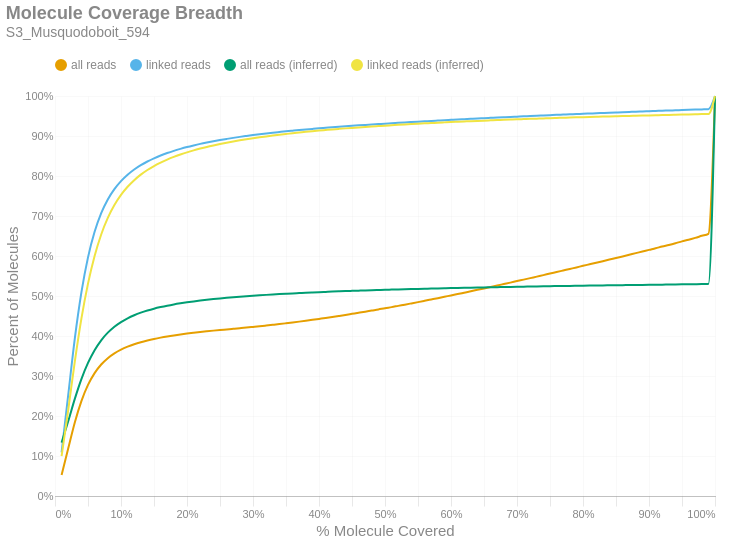

The cell this chart's notebook holds for it:
### Markdown cell above
### Molecule Read Coverage
This chart shows molecule coverage breadth as computed by the number of bases aligned to that molecule. In other words, "*how much of each unique long molecule is actually sequenced/aligned?*" Keep in mind there is a distinction between sequences and alignments, since some sequences belonging to a particular molecule may not align well and wouldn't appear in the alignment data. This chart also shows molecule coverage breadth as computed by the *inferred fragment* from which the aligned sequences originate. Unlike read coverage, this calculation takes into account the total insert size, including unsequenced gaps between the forward and reverse reads. Like the previous figures, these are cumulative percents.

### Code cell
if SKIPLR:
    print_html(f"Skipped")
else:
    binned_df = consolidated_hist(valids['coverage_bp'], mask, 0.01, True)
    binned_df_inf = consolidated_hist(valids['coverage_inserts'], mask, 0.01, True)
    binned_df = binned_df.with_columns(pl.lit(binned_df_inf['all reads (cumsum)']).alias('all reads (inferred)'))
    binned_df = binned_df.with_columns(pl.lit(binned_df_inf['linked reads (cumsum)']).alias('linked reads (inferred)'))
    binned_df = binned_df.with_columns(
        (pl.col('bin').cast(pl.Float64) + 0.01).alias('right_edge')
    )

    with SafeRender(binned_df):
        (
            density_plot(binned_df, 'Molecule Coverage Breadth', samplename, 'molcov', ['all reads (inferred)','linked reads (inferred)'])
            .encode(
                #x=alt.X('bin:Q', title="% Molecule Covered").axis(format = '%').scale(padding=0),
                x=alt.X('right_edge:Q', title="% Molecule Covered").axis(format='%').scale(padding=0),
                y=alt.Y('value:Q', title='Percent of Molecules')
                    .axis(format='%')
                    .stack(False)
                    .scale(domainMin=0, padding=0),
                color=alt.Color("key:N").scale(domain = ["all reads", "linked reads", "all reads (inferred)", "linked reads (inferred)"]),
                tooltip = [
                    alt.Tooltip("key:N", title = "Data Type"),
                    alt.Tooltip("range_label:N", title="% Molecule Covered"),
                    alt.Tooltip("value:Q", format = ".2%", title="% Molecules")
                ]
            )
        ).display()

### Figure 1 — Vega-Lite specification as saved in the notebook (floating-point values rounded to 4 significant figures)
{"width": "container", "height": 400, "config": {"title": {"anchor": "start", "dy": -15, "fontSize": 18, "color": "#888888", "subtitleColor": "#888888", "subtitleFontSize": 14}, "arc": {"fill": "#0072B2"}, "axis": {"domainColor": "#888888", "domainWidth": 0.5, "gridWidth": 0.2, "grid": false, "titleFontWeight": 400, "titleFontSize": 15, "labelFontSize": 11, "labelColor": "#888888", "tickColor": "#888888", "tickWidth": 0.2, "titleColor": "#888888"}, "axisBand": {"grid": false}, "axisX": {"grid": true, "tickSize": 10, "domainCap": "round"}, "axisY": {"domain": false, "grid": true, "tickSize": 0, "domainCap": "round"}, "background": "transparent", "header": {"labelFontSize": 15, "labelColor": "#888888", "titleFontSize": 15, "titleFontWeight": 600, "titleColor": "#888888"}, "legend": {"labelFont": "sans-serif", "labelFontSize": 12, "labelColor": "#888888", "symbolSize": 100, "symbolType": "circle", "titleFontSize": 12, "titlePadding": 10, "titleColor": "#888888", "title": null, "orient": "top"}, "range": {"category": ["#E69F00", "#56B4E9", "#009E73", "#F0E442", "#0072B2", "#D55E00", "#CC79A7", "#000000"], "diverging": ["#cfe8f3", "#a2d4ec", "#73bfe2", "#46abdb", "#1696d2", "#12719e"]}, "area": {"fill": "#0072B2", "fillOpacity": 0.7, "line": true, "strokeOpacity": 0.7}, "line": {"color": "#0072B2", "stroke": "#0072B2", "strokeWidth": 2}, "trail": {"color": "#0072B2", "stroke": "#0072B2", "strokeWidth": 0, "size": 1}, "point": {"filled": true, "fillOpacity": 1.0, "size": 95}, "text": {"color": "#888888", "fontSize": 11, "align": "right", "fontWeight": 400, "size": 11}, "bar": {"fill": "#0072B2", "stroke": null}, "view": {"stroke": null, "continuousWidth": 660, "continuousHeight": 400}}, "data": {"name": "data-b139c8f68b10a690700d97691891898a"}, "mark": {"type": "line", "interpolate": "monotone", "point": {"opacity": 0, "size": 275}}, "encoding": {"color": {"field": "key", "scale": {"domain": ["all reads", "linked reads", "all reads (inferred)", "linked reads (inferred)"]}, "type": "nominal"}, "tooltip": [{"field": "key", "title": "Data Type", "type": "nominal"}, {"field": "range_label", "title": "% Molecule Covered", "type": "nominal"}, {"field": "value", "format": ".2%", "title": "% Molecules", "type": "quantitative"}], "x": {"axis": {"format": "%"}, "field": "right_edge", "scale": {"padding": 0}, "title": "% Molecule Covered", "type": "quantitative"}, "y": {"axis": {"format": "%"}, "field": "value", "scale": {"domainMin": 0, "padding": 0}, "stack": false, "title": "Percent of Molecules", "type": "quantitative"}}, "params": [{"name": "param_c36ac31b6afebe62", "select": {"type": "point", "fields": ["key"]}, "bind": "legend"}], "title": {"text": "Molecule Coverage Breadth", "subtitle": "S3_Musquodoboit_594"}, "transform": [{"fold": ["all reads (cumsum)", "linked reads (cumsum)", "all reads (inferred)", "linked reads (inferred)"]}, {"calculate": "replace(datum.key, ' (cumsum)', '')", "as": "key"}, {"filter": {"param": "param_c36ac31b6afebe62"}}], "usermeta": {"embedOptions": {"downloadFileName": "S3_Musquodoboit_594.molcov"}}, "$schema": "https://vega.github.io/schema/vega-lite/v6.1.0.json", "datasets": {"data-b139c8f68b10a690700d97691891898a": [{"bin": "0.0", "interval": "0.0-0.01", "all reads": 0.05232, "linked reads": 0.1092, "all reads (cumsum)": 0.05232, "linked reads (cumsum)": 0.1092, "range_label": "0.0-0.01", "all reads (inferred)": 0.1334, "linked reads (inferred)": 0.09963, "right_edge": 0.01}, {"bin": "0.01", "interval": "0.01-0.02", "all reads": 0.06629, "linked reads": 0.143, "all reads (cumsum)": 0.1186, "linked reads (cumsum)": 0.2521, "range_label": "0.01-0.02", "all reads (inferred)": 0.1869, "linked reads (inferred)": 0.2148, "right_edge": 0.02}, {"bin": "0.02", "interval": "0.02-0.03", "all reads": 0.06527, "linked reads": 0.1413, "all reads (cumsum)": 0.1839, "linked reads (cumsum)": 0.3934, "range_label": "0.02-0.03", "all reads (inferred)": 0.2427, "linked reads (inferred)": 0.3359, "right_edge": 0.03}, {"bin": "0.03", "interval": "0.03-0.04", "all reads": 0.05333, "linked reads": 0.1155, "all reads (cumsum)": 0.2372, "linked reads (cumsum)": 0.509, "range_label": "0.03-0.04", "all reads (inferred)": 0.2923, "linked reads (inferred)": 0.4434, "right_edge": 0.04}, {"bin": "0.04", "interval": "0.04-0.05", "all reads": 0.04045, "linked reads": 0.08762, "all reads (cumsum)": 0.2777, "linked reads (cumsum)": 0.5966, "range_label": "0.04-0.05", "all reads (inferred)": 0.3327, "linked reads (inferred)": 0.531, "right_edge": 0.05}, {"bin": "0.05", "interval": "0.05-0.06", "all reads": 0.02948, "linked reads": 0.06382, "all reads (cumsum)": 0.3071, "linked reads (cumsum)": 0.6604, "range_label": "0.05-0.06", "all reads (inferred)": 0.3645, "linked reads (inferred)": 0.6, "right_edge": 0.06}, {"bin": "0.06", "interval": "0.06-0.07", "all reads": 0.02159, "linked reads": 0.04671, "all reads (cumsum)": 0.3287, "linked reads (cumsum)": 0.7071, "range_label": "0.06-0.07", "all reads (inferred)": 0.3893, "linked reads (inferred)": 0.6538, "right_edge": 0.07}, {"bin": "0.07", "interval": "0.07-0.08", "all reads": 0.01586, "linked reads": 0.03426, "all reads (cumsum)": 0.3446, "linked reads (cumsum)": 0.7414, "range_label": "0.07-0.08", "all reads (inferred)": 0.4084, "linked reads (inferred)": 0.6953, "right_edge": 0.08}, {"bin": "0.08", "interval": "0.08-0.09", "all reads": 0.01198, "linked reads": 0.0258, "all reads (cumsum)": 0.3566, "linked reads (cumsum)": 0.7672, "range_label": "0.08-0.09", "all reads (inferred)": 0.4232, "linked reads (inferred)": 0.7275, "right_edge": 0.09}, {"bin": "0.09", "interval": "0.09-0.1", "all reads": 0.00935, "linked reads": 0.02012, "all reads (cumsum)": 0.3659, "linked reads (cumsum)": 0.7873, "range_label": "0.09-0.1", "all reads (inferred)": 0.4349, "linked reads (inferred)": 0.7527, "right_edge": 0.1}, {"bin": "0.1", "interval": "0.1-0.11", "all reads": 0.007408, "linked reads": 0.01588, "all reads (cumsum)": 0.3733, "linked reads (cumsum)": 0.8032, "range_label": "0.1-0.11", "all reads (inferred)": 0.4443, "linked reads (inferred)": 0.7731, "right_edge": 0.11}, {"bin": "0.11", "interval": "0.11-0.12", "all reads": 0.006133, "linked reads": 0.0131, "all reads (cumsum)": 0.3795, "linked reads (cumsum)": 0.8163, "range_label": "0.11-0.12", "all reads (inferred)": 0.452, "linked reads (inferred)": 0.7896, "right_edge": 0.12}, {"bin": "0.12", "interval": "0.12-0.13", "all reads": 0.005081, "linked reads": 0.01084, "all reads (cumsum)": 0.3845, "linked reads (cumsum)": 0.8271, "range_label": "0.12-0.13", "all reads (inferred)": 0.4584, "linked reads (inferred)": 0.8035, "right_edge": 0.13}, {"bin": "0.13", "interval": "0.13-0.14", "all reads": 0.004287, "linked reads": 0.009125, "all reads (cumsum)": 0.3888, "linked reads (cumsum)": 0.8362, "range_label": "0.13-0.14", "all reads (inferred)": 0.4637, "linked reads (inferred)": 0.815, "right_edge": 0.14}, {"bin": "0.14", "interval": "0.14-0.15", "all reads": 0.003752, "linked reads": 0.007963, "all reads (cumsum)": 0.3926, "linked reads (cumsum)": 0.8442, "range_label": "0.14-0.15", "all reads (inferred)": 0.4683, "linked reads (inferred)": 0.8249, "right_edge": 0.15}, {"bin": "0.15", "interval": "0.15-0.16", "all reads": 0.003323, "linked reads": 0.00701, "all reads (cumsum)": 0.3959, "linked reads (cumsum)": 0.8512, "range_label": "0.15-0.16", "all reads (inferred)": 0.4723, "linked reads (inferred)": 0.8334, "right_edge": 0.16}, {"bin": "0.16", "interval": "0.16-0.17", "all reads": 0.002958, "linked reads": 0.006205, "all reads (cumsum)": 0.3989, "linked reads (cumsum)": 0.8574, "range_label": "0.16-0.17", "all reads (inferred)": 0.4758, "linked reads (inferred)": 0.841, "right_edge": 0.17}, {"bin": "0.17", "interval": "0.17-0.18", "all reads": 0.002638, "linked reads": 0.005502, "all reads (cumsum)": 0.4015, "linked reads (cumsum)": 0.8629, "range_label": "0.17-0.18", "all reads (inferred)": 0.4789, "linked reads (inferred)": 0.8477, "right_edge": 0.18}, {"bin": "0.18", "interval": "0.18-0.19", "all reads": 0.002387, "linked reads": 0.004943, "all reads (cumsum)": 0.4039, "linked reads (cumsum)": 0.8679, "range_label": "0.18-0.19", "all reads (inferred)": 0.4817, "linked reads (inferred)": 0.8537, "right_edge": 0.19}, {"bin": "0.19", "interval": "0.19-0.2", "all reads": 0.002223, "linked reads": 0.00456, "all reads (cumsum)": 0.4061, "linked reads (cumsum)": 0.8724, "range_label": "0.19-0.2", "all reads (inferred)": 0.4842, "linked reads (inferred)": 0.8592, "right_edge": 0.2}, {"bin": "0.2", "interval": "0.2-0.21", "all reads": 0.002004, "linked reads": 0.004069, "all reads (cumsum)": 0.4081, "linked reads (cumsum)": 0.8765, "range_label": "0.2-0.21", "all reads (inferred)": 0.4865, "linked reads (inferred)": 0.8641, "right_edge": 0.21}, {"bin": "0.21", "interval": "0.21-0.22", "all reads": 0.001901, "linked reads": 0.003801, "all reads (cumsum)": 0.41, "linked reads (cumsum)": 0.8803, "range_label": "0.21-0.22", "all reads (inferred)": 0.4886, "linked reads (inferred)": 0.8685, "right_edge": 0.22}, {"bin": "0.22", "interval": "0.22-0.23", "all reads": 0.001744, "linked reads": 0.003447, "all reads (cumsum)": 0.4118, "linked reads (cumsum)": 0.8837, "range_label": "0.22-0.23", "all reads (inferred)": 0.4905, "linked reads (inferred)": 0.8727, "right_edge": 0.23}, {"bin": "0.23", "interval": "0.23-0.24", "all reads": 0.001672, "linked reads": 0.003232, "all reads (cumsum)": 0.4134, "linked reads (cumsum)": 0.887, "range_label": "0.23-0.24", "all reads (inferred)": 0.4923, "linked reads (inferred)": 0.8765, "right_edge": 0.24}, {"bin": "0.24", "interval": "0.24-0.25", "all reads": 0.001565, "linked reads": 0.002979, "all reads (cumsum)": 0.415, "linked reads (cumsum)": 0.89, "range_label": "0.24-0.25", "all reads (inferred)": 0.494, "linked reads (inferred)": 0.8801, "right_edge": 0.25}, {"bin": "0.25", "interval": "0.25-0.26", "all reads": 0.001469, "linked reads": 0.002705, "all reads (cumsum)": 0.4165, "linked reads (cumsum)": 0.8927, "range_label": "0.25-0.26", "all reads (inferred)": 0.4955, "linked reads (inferred)": 0.8833, "right_edge": 0.26}, {"bin": "0.26", "interval": "0.26-0.27", "all reads": 0.001494, "linked reads": 0.002639, "all reads (cumsum)": 0.418, "linked reads (cumsum)": 0.8953, "range_label": "0.26-0.27", "all reads (inferred)": 0.4969, "linked reads (inferred)": 0.8864, "right_edge": 0.27}, {"bin": "0.27", "interval": "0.27-0.28", "all reads": 0.001501, "linked reads": 0.002494, "all reads (cumsum)": 0.4195, "linked reads (cumsum)": 0.8978, "range_label": "0.27-0.28", "all reads (inferred)": 0.4982, "linked reads (inferred)": 0.8892, "right_edge": 0.28}, {"bin": "0.28", "interval": "0.28-0.29", "all reads": 0.001529, "linked reads": 0.002271, "all reads (cumsum)": 0.421, "linked reads (cumsum)": 0.9001, "range_label": "0.28-0.29", "all reads (inferred)": 0.4995, "linked reads (inferred)": 0.8919, "right_edge": 0.29}, {"bin": "0.29", "interval": "0.29-0.3", "all reads": 0.001632, "linked reads": 0.00219, "all reads (cumsum)": 0.4226, "linked reads (cumsum)": 0.9023, "range_label": "0.29-0.3", "all reads (inferred)": 0.5007, "linked reads (inferred)": 0.8944, "right_edge": 0.3}, {"bin": "0.3", "interval": "0.3-0.31", "all reads": 0.001658, "linked reads": 0.002073, "all reads (cumsum)": 0.4243, "linked reads (cumsum)": 0.9043, "range_label": "0.3-0.31", "all reads (inferred)": 0.5018, "linked reads (inferred)": 0.8967, "right_edge": 0.31}, {"bin": "0.31", "interval": "0.31-0.32", "all reads": 0.001796, "linked reads": 0.001972, "all reads (cumsum)": 0.4261, "linked reads (cumsum)": 0.9063, "range_label": "0.31-0.32", "all reads (inferred)": 0.5028, "linked reads (inferred)": 0.899, "right_edge": 0.32}, {"bin": "0.32", "interval": "0.32-0.33", "all reads": 0.001841, "linked reads": 0.001882, "all reads (cumsum)": 0.4279, "linked reads (cumsum)": 0.9082, "range_label": "0.32-0.33", "all reads (inferred)": 0.5038, "linked reads (inferred)": 0.9011, "right_edge": 0.33}, {"bin": "0.33", "interval": "0.33-0.34", "all reads": 0.001874, "linked reads": 0.001758, "all reads (cumsum)": 0.4298, "linked reads (cumsum)": 0.9099, "range_label": "0.33-0.34", "all reads (inferred)": 0.5048, "linked reads (inferred)": 0.9032, "right_edge": 0.34}, {"bin": "0.34", "interval": "0.34-0.35", "all reads": 0.001984, "linked reads": 0.001731, "all reads (cumsum)": 0.4318, "linked reads (cumsum)": 0.9117, "range_label": "0.34-0.35", "all reads (inferred)": 0.5057, "linked reads (inferred)": 0.9051, "right_edge": 0.35}, {"bin": "0.35", "interval": "0.35-0.36", "all reads": 0.002032, "linked reads": 0.001606, "all reads (cumsum)": 0.4338, "linked reads (cumsum)": 0.9133, "range_label": "0.35-0.36", "all reads (inferred)": 0.5065, "linked reads (inferred)": 0.9069, "right_edge": 0.36}, {"bin": "0.36", "interval": "0.36-0.37", "all reads": 0.002119, "linked reads": 0.001572, "all reads (cumsum)": 0.4359, "linked reads (cumsum)": 0.9148, "range_label": "0.36-0.37", "all reads (inferred)": 0.5073, "linked reads (inferred)": 0.9086, "right_edge": 0.37}, {"bin": "0.37", "interval": "0.37-0.38", "all reads": 0.002169, "linked reads": 0.001467, "all reads (cumsum)": 0.4381, "linked reads (cumsum)": 0.9163, "range_label": "0.37-0.38", "all reads (inferred)": 0.5081, "linked reads (inferred)": 0.9104, "right_edge": 0.38}, {"bin": "0.38", "interval": "0.38-0.39", "all reads": 0.002249, "linked reads": 0.001411, "all reads (cumsum)": 0.4403, "linked reads (cumsum)": 0.9177, "range_label": "0.38-0.39", "all reads (inferred)": 0.5089, "linked reads (inferred)": 0.912, "right_edge": 0.39}, {"bin": "0.39", "interval": "0.39-0.4", "all reads": 0.002361, "linked reads": 0.001382, "all reads (cumsum)": 0.4427, "linked reads (cumsum)": 0.9191, "range_label": "0.39-0.4", "all reads (inferred)": 0.5096, "linked reads (inferred)": 0.9135, "right_edge": 0.4}, {"bin": "0.4", "interval": "0.4-0.41", "all reads": 0.00236, "linked reads": 0.001299, "all reads (cumsum)": 0.4451, "linked reads (cumsum)": 0.9204, "range_label": "0.4-0.41", "all reads (inferred)": 0.5103, "linked reads (inferred)": 0.915, "right_edge": 0.41}, {"bin": "0.41", "interval": "0.41-0.42", "all reads": 0.002458, "linked reads": 0.00131, "all reads (cumsum)": 0.4475, "linked reads (cumsum)": 0.9217, "range_label": "0.41-0.42", "all reads (inferred)": 0.511, "linked reads (inferred)": 0.9164, "right_edge": 0.42}, {"bin": "0.42", "interval": "0.42-0.43", "all reads": 0.002537, "linked reads": 0.001278, "all reads (cumsum)": 0.4501, "linked reads (cumsum)": 0.923, "range_label": "0.42-0.43", "all reads (inferred)": 0.5116, "linked reads (inferred)": 0.9177, "right_edge": 0.43}, {"bin": "0.43", "interval": "0.43-0.44", "all reads": 0.002589, "linked reads": 0.001256, "all reads (cumsum)": 0.4526, "linked reads (cumsum)": 0.9242, "range_label": "0.43-0.44", "all reads (inferred)": 0.5122, "linked reads (inferred)": 0.9191, "right_edge": 0.44}, {"bin": "0.44", "interval": "0.44-0.45", "all reads": 0.002707, "linked reads": 0.00121, "all reads (cumsum)": 0.4554, "linked reads (cumsum)": 0.9255, "range_label": "0.44-0.45", "all reads (inferred)": 0.5128, "linked reads (inferred)": 0.9203, "right_edge": 0.45}, {"bin": "0.45", "interval": "0.45-0.46", "all reads": 0.002704, "linked reads": 0.001145, "all reads (cumsum)": 0.4581, "linked reads (cumsum)": 0.9266, "range_label": "0.45-0.46", "all reads (inferred)": 0.5134, "linked reads (inferred)": 0.9215, "right_edge": 0.46}, {"bin": "0.46", "interval": "0.46-0.47", "all reads": 0.002728, "linked reads": 0.001104, "all reads (cumsum)": 0.4608, "linked reads (cumsum)": 0.9277, "range_label": "0.46-0.47", "all reads (inferred)": 0.5139, "linked reads (inferred)": 0.9226, "right_edge": 0.47}, {"bin": "0.47", "interval": "0.47-0.48", "all reads": 0.002812, "linked reads": 0.001085, "all reads (cumsum)": 0.4636, "linked reads (cumsum)": 0.9288, "range_label": "0.47-0.48", "all reads (inferred)": 0.5145, "linked reads (inferred)": 0.9237, "right_edge": 0.48}, {"bin": "0.48", "interval": "0.48-0.49", "all reads": 0.002767, "linked reads": 0.001052, "all reads (cumsum)": 0.4664, "linked reads (cumsum)": 0.9298, "range_label": "0.48-0.49", "all reads (inferred)": 0.515, "linked reads (inferred)": 0.9248, "right_edge": 0.49}, {"bin": "0.49", "interval": "0.49-0.5", "all reads": 0.003125, "linked reads": 0.001084, "all reads (cumsum)": 0.4695, "linked reads (cumsum)": 0.9309, "range_label": "0.49-0.5", "all reads (inferred)": 0.5155, "linked reads (inferred)": 0.9259, "right_edge": 0.5}, {"bin": "0.5", "interval": "0.5-0.51", "all reads": 0.002713, "linked reads": 0.0009532, "all reads (cumsum)": 0.4722, "linked reads (cumsum)": 0.9319, "range_label": "0.5-0.51", "all reads (inferred)": 0.516, "linked reads (inferred)": 0.9269, "right_edge": 0.51}, {"bin": "0.51", "interval": "0.51-0.52", "all reads": 0.003119, "linked reads": 0.001019, "all reads (cumsum)": 0.4753, "linked reads (cumsum)": 0.9329, "range_label": "0.51-0.52", "all reads (inferred)": 0.5165, "linked reads (inferred)": 0.9279, "right_edge": 0.52}, {"bin": "0.52", "interval": "0.52-0.53", "all reads": 0.003043, "linked reads": 0.0009904, "all reads (cumsum)": 0.4784, "linked reads (cumsum)": 0.9339, "range_label": "0.52-0.53", "all reads (inferred)": 0.5169, "linked reads (inferred)": 0.9289, "right_edge": 0.53}, {"bin": "0.53", "interval": "0.53-0.54", "all reads": 0.003142, "linked reads": 0.0009515, "all reads (cumsum)": 0.4815, "linked reads (cumsum)": 0.9348, "range_label": "0.53-0.54", "all reads (inferred)": 0.5174, "linked reads (inferred)": 0.9298, "right_edge": 0.54}, {"bin": "0.54", "interval": "0.54-0.55", "all reads": 0.003176, "linked reads": 0.000942, "all reads (cumsum)": 0.4847, "linked reads (cumsum)": 0.9358, "range_label": "0.54-0.55", "all reads (inferred)": 0.5178, "linked reads (inferred)": 0.9307, "right_edge": 0.55}, {"bin": "0.55", "interval": "0.55-0.56", "all reads": 0.003274, "linked reads": 0.0009333, "all reads (cumsum)": 0.488, "linked reads (cumsum)": 0.9367, "range_label": "0.55-0.56", "all reads (inferred)": 0.5182, "linked reads (inferred)": 0.9316, "right_edge": 0.56}, {"bin": "0.56", "interval": "0.56-0.57", "all reads": 0.003315, "linked reads": 0.0009412, "all reads (cumsum)": 0.4913, "linked reads (cumsum)": 0.9377, "range_label": "0.56-0.57", "all reads (inferred)": 0.5186, "linked reads (inferred)": 0.9324, "right_edge": 0.57}, {"bin": "0.57", "interval": "0.57-0.58", "all reads": 0.003321, "linked reads": 0.0008945, "all reads (cumsum)": 0.4946, "linked reads (cumsum)": 0.9386, "range_label": "0.57-0.58", "all reads (inferred)": 0.519, "linked reads (inferred)": 0.9333, "right_edge": 0.58}, {"bin": "0.58", "interval": "0.58-0.59", "all reads": 0.003392, "linked reads": 0.0008974, "all reads (cumsum)": 0.498, "linked reads (cumsum)": 0.9394, "range_label": "0.58-0.59", "all reads (inferred)": 0.5194, "linked reads (inferred)": 0.9341, "right_edge": 0.59}, {"bin": "0.59", "interval": "0.59-0.6", "all reads": 0.00348, "linked reads": 0.0008705, "all reads (cumsum)": 0.5015, "linked reads (cumsum)": 0.9403, "range_label": "0.59-0.6", "all reads (inferred)": 0.5198, "linked reads (inferred)": 0.9349, "right_edge": 0.6}, {"bin": "0.6", "interval": "0.6-0.61", "all reads": 0.003358, "linked reads": 0.0008734, "all reads (cumsum)": 0.5048, "linked reads (cumsum)": 0.9412, "range_label": "0.6-0.61", "all reads (inferred)": 0.5201, "linked reads (inferred)": 0.9356, "right_edge": 0.61}, {"bin": "0.61", "interval": "0.61-0.62", "all reads": 0.003513, "linked reads": 0.0008445, "all reads (cumsum)": 0.5083, "linked reads (cumsum)": 0.942, "range_label": "0.61-0.62", "all reads (inferred)": 0.5205, "linked reads (inferred)": 0.9363, "right_edge": 0.62}, {"bin": "0.62", "interval": "0.62-0.63", "all reads": 0.003506, "linked reads": 0.0008441, "all reads (cumsum)": 0.5118, "linked reads (cumsum)": 0.9429, "range_label": "0.62-0.63", "all reads (inferred)": 0.5209, "linked reads (inferred)": 0.9371, "right_edge": 0.63}, {"bin": "0.63", "interval": "0.63-0.64", "all reads": 0.003566, "linked reads": 0.0008416, "all reads (cumsum)": 0.5154, "linked reads (cumsum)": 0.9437, "range_label": "0.63-0.64", "all reads (inferred)": 0.5212, "linked reads (inferred)": 0.9378, "right_edge": 0.64}, {"bin": "0.64", "interval": "0.64-0.65", "all reads": 0.0035, "linked reads": 0.0007907, "all reads (cumsum)": 0.5189, "linked reads (cumsum)": 0.9445, "range_label": "0.64-0.65", "all reads (inferred)": 0.5215, "linked reads (inferred)": 0.9384, "right_edge": 0.65}, {"bin": "0.65", "interval": "0.65-0.66", "all reads": 0.00371, "linked reads": 0.0008126, "all reads (cumsum)": 0.5226, "linked reads (cumsum)": 0.9453, "range_label": "0.65-0.66", "all reads (inferred)": 0.5218, "linked reads (inferred)": 0.9391, "right_edge": 0.66}, {"bin": "0.66", "interval": "0.66-0.67", "all reads": 0.003549, "linked reads": 0.0008106, "all reads (cumsum)": 0.5262, "linked reads (cumsum)": 0.9461, "range_label": "0.66-0.67", "all reads (inferred)": 0.5222, "linked reads (inferred)": 0.9397, "right_edge": 0.67}, {"bin": "0.67", "interval": "0.67-0.68", "all reads": 0.003661, "linked reads": 0.0007787, "all reads (cumsum)": 0.5298, "linked reads (cumsum)": 0.9469, "range_label": "0.67-0.68", "all reads (inferred)": 0.5225, "linked reads (inferred)": 0.9404, "right_edge": 0.68}, {"bin": "0.68", "interval": "0.68-0.69", "all reads": 0.003639, "linked reads": 0.0007709, "all reads (cumsum)": 0.5335, "linked reads (cumsum)": 0.9477, "range_label": "0.68-0.69", "all reads (inferred)": 0.5228, "linked reads (inferred)": 0.941, "right_edge": 0.69}, {"bin": "0.69", "interval": "0.69-0.7", "all reads": 0.003788, "linked reads": 0.0007424, "all reads (cumsum)": 0.5373, "linked reads (cumsum)": 0.9484, "range_label": "0.69-0.7", "all reads (inferred)": 0.5231, "linked reads (inferred)": 0.9416, "right_edge": 0.7}, {"bin": "0.7", "interval": "0.7-0.71", "all reads": 0.003667, "linked reads": 0.0007461, "all reads (cumsum)": 0.5409, "linked reads (cumsum)": 0.9492, "range_label": "0.7-0.71", "all reads (inferred)": 0.5234, "linked reads (inferred)": 0.9422, "right_edge": 0.71}, {"bin": "0.71", "interval": "0.71-0.72", "all reads": 0.00375, "linked reads": 0.0007647, "all reads (cumsum)": 0.5447, "linked reads (cumsum)": 0.9499, "range_label": "0.71-0.72", "all reads (inferred)": 0.5237, "linked reads (inferred)": 0.9428, "right_edge": 0.72}, {"bin": "0.72", "interval": "0.72-0.73", "all reads": 0.003799, "linked reads": 0.0007399, "all reads (cumsum)": 0.5485, "linked reads (cumsum)": 0.9507, "range_label": "0.72-0.73", "all reads (inferred)": 0.524, "linked reads (inferred)": 0.9434, "right_edge": 0.73}, {"bin": "0.73", "interval": "0.73-0.74", "all reads": 0.003736, "linked reads": 0.0006998, "all reads (cumsum)": 0.5522, "linked reads (cumsum)": 0.9514, "range_label": "0.73-0.74", "all reads (inferred)": 0.5242, "linked reads (inferred)": 0.944, "right_edge": 0.74}, {"bin": "0.74", "interval": "0.74-0.75", "all reads": 0.003962, "linked reads": 0.0007205, "all reads (cumsum)": 0.5562, "linked reads (cumsum)": 0.9521, "range_label": "0.74-0.75", "all reads (inferred)": 0.5245, "linked reads (inferred)": 0.9445, "right_edge": 0.75}, {"bin": "0.75", "interval": "0.75-0.76", "all reads": 0.00372, "linked reads": 0.0007246, "all reads (cumsum)": 0.5599, "linked reads (cumsum)": 0.9528, "range_label": "0.75-0.76", "all reads (inferred)": 0.5248, "linked reads (inferred)": 0.9451, "right_edge": 0.76}, {"bin": "0.76", "interval": "0.76-0.77", "all reads": 0.003848, "linked reads": 0.0006866, "all reads (cumsum)": 0.5637, "linked reads (cumsum)": 0.9535, "range_label": "0.76-0.77", "all reads (inferred)": 0.525, "linked reads (inferred)": 0.9456, "right_edge": 0.77}, {"bin": "0.77", "interval": "0.77-0.78", "all reads": 0.003873, "linked reads": 0.0006936, "all reads (cumsum)": 0.5676, "linked reads (cumsum)": 0.9542, "range_label": "0.77-0.78", "all reads (inferred)": 0.5253, "linked reads (inferred)": 0.9461, "right_edge": 0.78}, {"bin": "0.78", "interval": "0.78-0.79", "all reads": 0.003817, "linked reads": 0.0006576, "all reads (cumsum)": 0.5714, "linked reads (cumsum)": 0.9549, "range_label": "0.78-0.79", "all reads (inferred)": 0.5255, "linked reads (inferred)": 0.9466, "right_edge": 0.79}, {"bin": "0.79", "interval": "0.79-0.8", "all reads": 0.004077, "linked reads": 0.0007213, "all reads (cumsum)": 0.5755, "linked reads (cumsum)": 0.9556, "range_label": "0.79-0.8", "all reads (inferred)": 0.5258, "linked reads (inferred)": 0.9471, "right_edge": 0.8}, {"bin": "0.8", "interval": "0.8-0.81", "all reads": 0.003784, "linked reads": 0.0006448, "all reads (cumsum)": 0.5793, "linked reads (cumsum)": 0.9562, "range_label": "0.8-0.81", "all reads (inferred)": 0.526, "linked reads (inferred)": 0.9476, "right_edge": 0.81}, {"bin": "0.81", "interval": "0.81-0.82", "all reads": 0.003832, "linked reads": 0.0006531, "all reads (cumsum)": 0.5831, "linked reads (cumsum)": 0.9569, "range_label": "0.81-0.82", "all reads (inferred)": 0.5263, "linked reads (inferred)": 0.948, "right_edge": 0.82}, {"bin": "0.82", "interval": "0.82-0.83", "all reads": 0.003965, "linked reads": 0.000639, "all reads (cumsum)": 0.5871, "linked reads (cumsum)": 0.9575, "range_label": "0.82-0.83", "all reads (inferred)": 0.5265, "linked reads (inferred)": 0.9485, "right_edge": 0.83}, {"bin": "0.83", "interval": "0.83-0.84", "all reads": 0.004008, "linked reads": 0.0006378, "all reads (cumsum)": 0.5911, "linked reads (cumsum)": 0.9582, "range_label": "0.83-0.84", "all reads (inferred)": 0.5267, "linked reads (inferred)": 0.949, "right_edge": 0.84}, {"bin": "0.84", "interval": "0.84-0.85", "all reads": 0.003898, "linked reads": 0.0006324, "all reads (cumsum)": 0.595, "linked reads (cumsum)": 0.9588, "range_label": "0.84-0.85", "all reads (inferred)": 0.5269, "linked reads (inferred)": 0.9494, "right_edge": 0.85}, {"bin": "0.85", "interval": "0.85-0.86", "all reads": 0.003983, "linked reads": 0.0006399, "all reads (cumsum)": 0.599, "linked reads (cumsum)": 0.9594, "range_label": "0.85-0.86", "all reads (inferred)": 0.5272, "linked reads (inferred)": 0.9498, "right_edge": 0.86}, {"bin": "0.86", "interval": "0.86-0.87", "all reads": 0.004044, "linked reads": 0.0006523, "all reads (cumsum)": 0.603, "linked reads (cumsum)": 0.9601, "range_label": "0.86-0.87", "all reads (inferred)": 0.5274, "linked reads (inferred)": 0.9502, "right_edge": 0.87}, {"bin": "0.87", "interval": "0.87-0.88", "all reads": 0.004109, "linked reads": 0.0006746, "all reads (cumsum)": 0.6071, "linked reads (cumsum)": 0.9608, "range_label": "0.87-0.88", "all reads (inferred)": 0.5276, "linked reads (inferred)": 0.9507, "right_edge": 0.88}, {"bin": "0.88", "interval": "0.88-0.89", "all reads": 0.004, "linked reads": 0.000601, "all reads (cumsum)": 0.6111, "linked reads (cumsum)": 0.9614, "range_label": "0.88-0.89", "all reads (inferred)": 0.5278, "linked reads (inferred)": 0.9511, "right_edge": 0.89}, {"bin": "0.89", "interval": "0.89-0.9", "all reads": 0.004155, "linked reads": 0.0006068, "all reads (cumsum)": 0.6153, "linked reads (cumsum)": 0.962, "range_label": "0.89-0.9", "all reads (inferred)": 0.528, "linked reads (inferred)": 0.9515, "right_edge": 0.9}, {"bin": "0.9", "interval": "0.9-0.91", "all reads": 0.003971, "linked reads": 0.0005927, "all reads (cumsum)": 0.6193, "linked reads (cumsum)": 0.9626, "range_label": "0.9-0.91", "all reads (inferred)": 0.5282, "linked reads (inferred)": 0.9519, "right_edge": 0.91}, {"bin": "0.91", "interval": "0.91-0.92", "all reads": 0.004467, "linked reads": 0.000618, "all reads (cumsum)": 0.6237, "linked reads (cumsum)": 0.9632, "range_label": "0.91-0.92", "all reads (inferred)": 0.5284, "linked reads (inferred)": 0.9523, "right_edge": 0.92}, {"bin": "0.92", "interval": "0.92-0.93", "all reads": 0.003944, "linked reads": 0.000556, "all reads (cumsum)": 0.6277, "linked reads (cumsum)": 0.9637, "range_label": "0.92-0.93", "all reads (inferred)": 0.5286, "linked reads (inferred)": 0.9527, "right_edge": 0.93}, {"bin": "0.93", "interval": "0.93-0.94", "all reads": 0.004318, "linked reads": 0.0005898, "all reads (cumsum)": 0.632, "linked reads (cumsum)": 0.9643, "range_label": "0.93-0.94", "all reads (inferred)": 0.5289, "linked reads (inferred)": 0.9531, "right_edge": 0.94}, {"bin": "0.94", "interval": "0.94-0.95", "all reads": 0.004651, "linked reads": 0.0005737, "all reads (cumsum)": 0.6366, "linked reads (cumsum)": 0.9649, "range_label": "0.94-0.95", "all reads (inferred)": 0.5291, "linked reads (inferred)": 0.9535, "right_edge": 0.95}, {"bin": "0.95", "interval": "0.95-0.96", "all reads": 0.003969, "linked reads": 0.0005638, "all reads (cumsum)": 0.6406, "linked reads (cumsum)": 0.9655, "range_label": "0.95-0.96", "all reads (inferred)": 0.5293, "linked reads (inferred)": 0.9539, "right_edge": 0.96}, {"bin": "0.96", "interval": "0.96-0.97", "all reads": 0.004722, "linked reads": 0.0005411, "all reads (cumsum)": 0.6453, "linked reads (cumsum)": 0.966, "range_label": "0.96-0.97", "all reads (inferred)": 0.5295, "linked reads (inferred)": 0.9543, "right_edge": 0.97}, {"bin": "0.97", "interval": "0.97-0.98", "all reads": 0.005097, "linked reads": 0.0005233, "all reads (cumsum)": 0.6504, "linked reads (cumsum)": 0.9665, "range_label": "0.97-0.98", "all reads (inferred)": 0.5298, "linked reads (inferred)": 0.9547, "right_edge": 0.98}, {"bin": "0.98", "interval": "0.98-0.99", "all reads": 0.004962, "linked reads": 0.0005626, "all reads (cumsum)": 0.6554, "linked reads (cumsum)": 0.9671, "range_label": "0.98-0.99", "all reads (inferred)": 0.5301, "linked reads (inferred)": 0.955, "right_edge": 0.99}, {"bin": "0.99", "interval": "0.99-1.0", "all reads": 0.3446, "linked reads": 0.03291, "all reads (cumsum)": 1.0, "linked reads (cumsum)": 1.0, "range_label": "0.99-1.0", "all reads (inferred)": 1.0, "linked reads (inferred)": 1.0, "right_edge": 1.0}]}}
